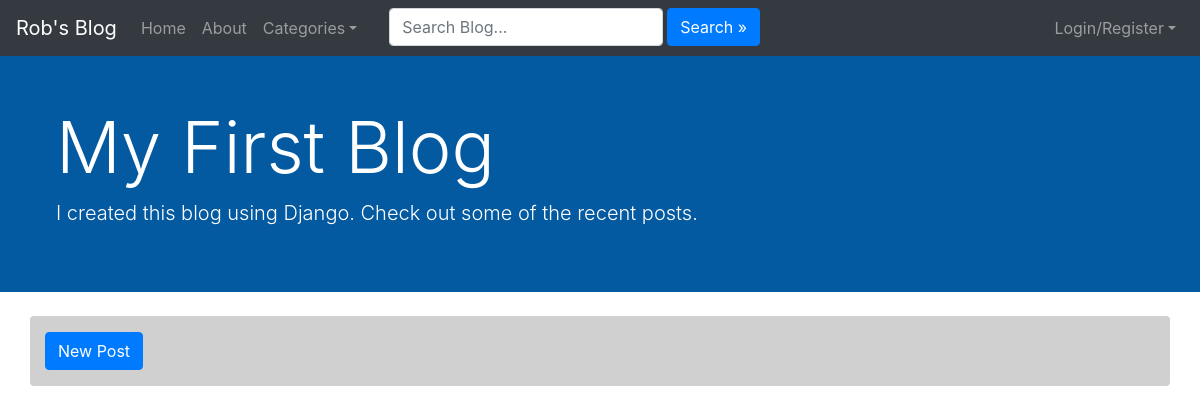
The app's page /posts/, older data.
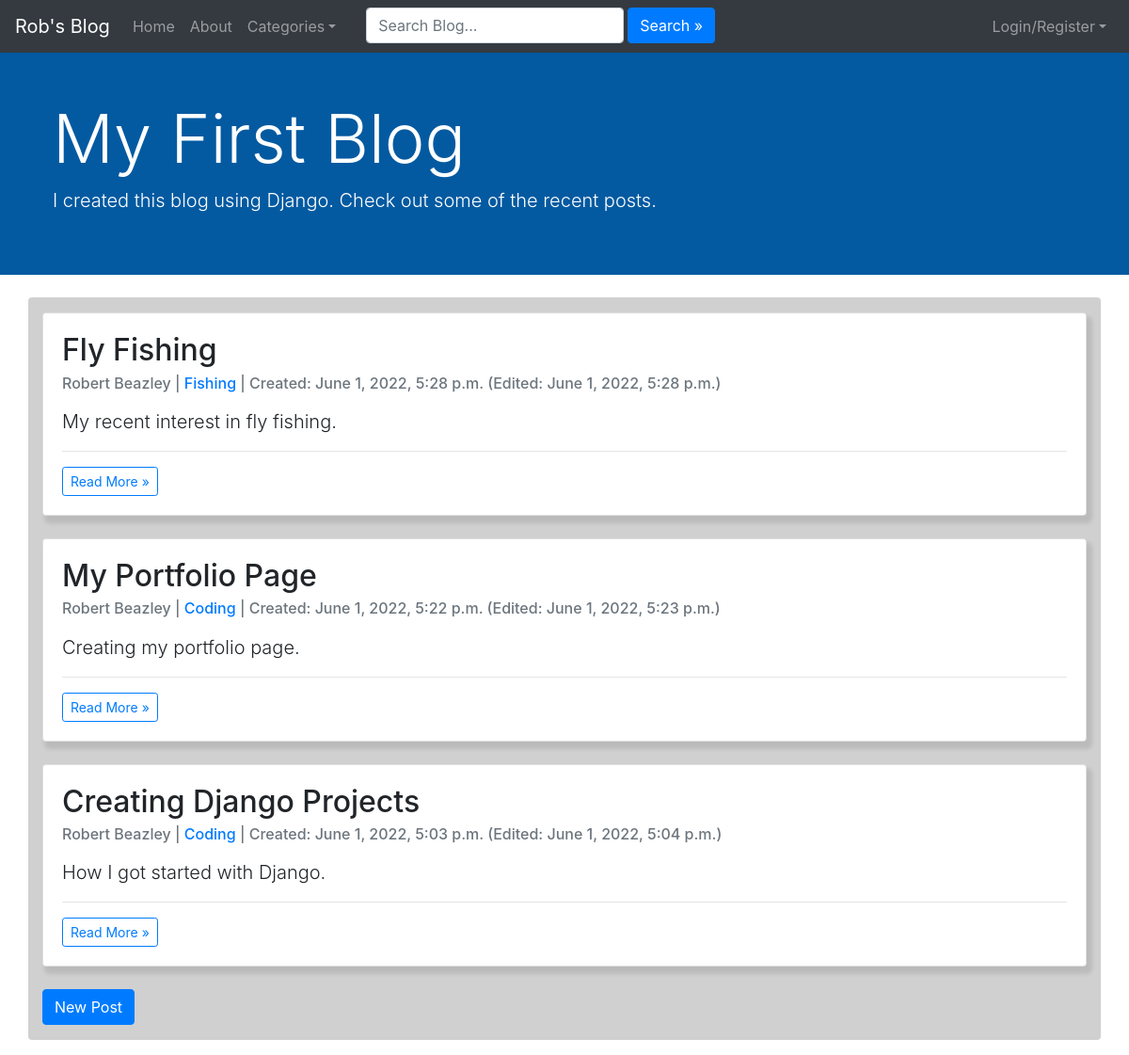
The same page, newer data.
### blog/models.py (models this page shows, shortened)
class BlogPost(models.Model):
    title = models.CharField(max_length=200, unique=False, default='')
    header_image = models.ImageField(null=True, blank=True, upload_to='images/')
    author = models.ForeignKey(User, on_delete=models.CASCADE)
    pub_date = models.DateTimeField(auto_now_add=True)
    updated_on = models.DateTimeField(auto_now=True)
    blogpost_text = RichTextField(blank=True, null=True)
    category = models.CharField(max_length=200, default='Coding')
    snippet = models.CharField(max_length=255, blank=True)
    likes = models.ManyToManyField(User, related_name='blog_likes', blank=True)
    status = models.IntegerField(choices=STATUS, default=0)

### blog/views.py (the view)
# urls.py: path('', views.IndexView.as_view(), name='index'),
class IndexView(generic.ListView):
    template_name = 'blog/index.html'
    context_object_name = 'latest_blogpost_list'
    def get_queryset(self):
        return BlogPost.objects.filter(status=1).order_by('-pub_date')
    def get_context_data(self, *args, **kwargs):
        cat_menu = Category.objects.all()
        context = super(IndexView, self).get_context_data(*args, **kwargs)
        context['cat_menu'] = cat_menu
        return context

### blog/models.py (called while the page is built)
    def __str__(self):
        return self.name

### blog/templates/blog/index.html (shortened to what this page needs)
{% extends 'blog/base.html' %}
{% block body %}
<body>
    <header class="masthead">
        <div class="p-4 p-md-5 mb-4 text-white rounded">
            <div class="px-2">
                <h1 class="display-3 fst-italic">My First Blog</h1>
                <p class="lead">I created this blog using Django. Check out some of the recent posts.</p>
            </div>
        </div>
    </header>
    <div class="container rounded mb-3">
        <div class="row">
            <div class="col-md-12 mt-3 left">
                {% for blogpost in latest_blogpost_list %}
                <div class="card mb-4">
                    <div class="card-body">
                        <h2 class="card-title">{{ blogpost.title }}</h2>
                        <h6 class="card-subtitle mb-3 text-muted">{{ blogpost.author.first_name }} {{ blogpost.author.last_name }} | <a href="{% url 'blog:category' blogpost.category|slugify %}">{{ blogpost.category }}</a> |
                            {% if blogpost.pub_date == blogpost.updated_on %}
                            Created: {{ blogpost.pub_date }}
                            {% else %}
                            Created: {{ blogpost.pub_date }}
                            (Edited: {{ blogpost.updated_on }})
                            {% endif %}
                        </h6>
                        <p class="card-text lead">{{ blogpost.snippet }}</p>
                        <hr>
                        <a class="btn btn-outline-primary btn-sm" href="{% url 'blog:detail' blogpost.id %}">Read More &raquo;</a>
                    </div>
                </div>
                {% endfor %}
                <a class="btn btn-primary mb-3" href="{% url 'blog:new_post' %}" role="button">New Post</a>
            </div>
        </div>
    </div>
</body>
{% endblock %}

Row changes from the older to the newer data that the page shows:
added BlogPost: title "Fly Fishing", author.first_name "Robert", author.last_name "Beazley", category "Fishing", pub_date "June 1, 2022, 5:28 p.m.", updated_on "June 1, 2022, 5:28 p.m.", snippet "My recent interest in fly fishing."
added BlogPost: title "My Portfolio Page", author.first_name "Robert", author.last_name "Beazley", category "Coding", pub_date "June 1, 2022, 5:22 p.m.", updated_on "June 1, 2022, 5:23 p.m.", snippet "Creating my portfolio page."
added BlogPost: title "Creating Django Projects", author.first_name "Robert", author.last_name "Beazley", category "Coding", pub_date "June 1, 2022, 5:03 p.m.", updated_on "June 1, 2022, 5:04 p.m.", snippet "How I got started with Django."
